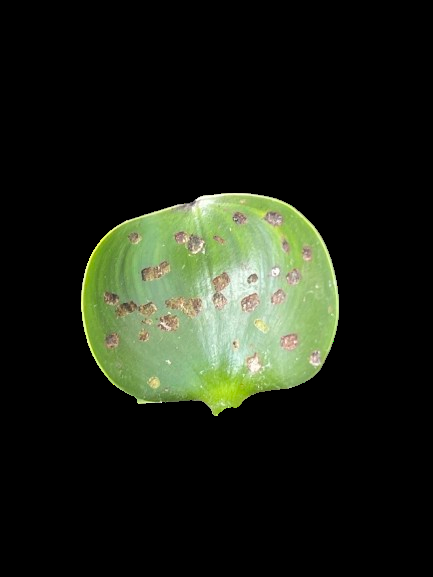
#> input picture Individual_Code/Henko Holl/Leaf_1.png, 433 x 577 px, found by its file name
$ jupyter execute --allow-errors radius.ipynb
#> lines starting #> are read from the running program, lines starting #| are printed output that depends on the picture; after the words box and inside, x2 and y2 are one past the last pixel; in counts of white or black regions, pixels touching at a corner belong together
[cell 1]
import cv2
import numpy as np

# Load the water hyacinth scar image
image_path = r"C:\Users\Henko\Downloads\Leaf-Scarring-Project-main\Leaf-Scarring-Project-main\Individual_Code\Henko Holl\Leaf_1.png"
image = cv2.imread(image_path)
#> image is the input picture: shape (577, 433, 3); mean B, G, R 22, 33.7, 28.3
cv2.imshow("Original", image)

# Copy the image for masking
result = image.copy()

# Convert image to HSV color space
image_hsv = cv2.cvtColor(image, cv2.COLOR_BGR2HSV)
#> image_hsv: shape (577, 433, 3); mean H, S, V 8, 16.7, 33.9

# Define HSV color range for brownish scars on water hyacinth
# Adjust these values based on the specific color tone of the scars
lower_brown = np.array([10, 50, 20])   # Lower bound for brown hues
upper_brown = np.array([20, 255, 200]) # Upper bound for brown hues

# Create mask based on the defined brown color range
brown_mask = cv2.inRange(image_hsv, lower_brown, upper_brown)
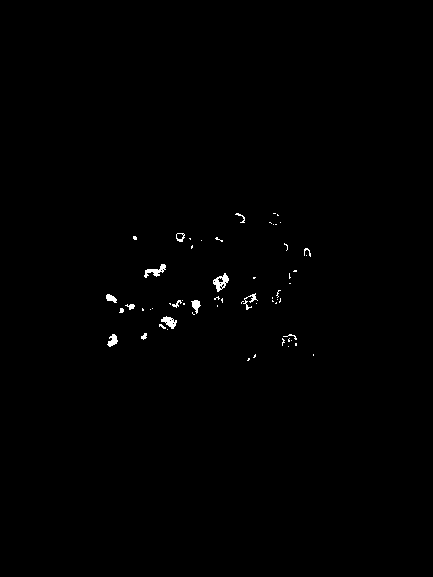
#> brown_mask: shape (577, 433); 0.45% white; 60 white regions (46 under 20 px), largest, box (x1, y1, x2, y2) and area: (213, 273, 229, 292) 146, (144, 264, 166, 278) 127, (161, 316, 177, 329) 110

# Apply mask to get only the brown regions
result = cv2.bitwise_and(result, result, mask=brown_mask)

# Detect edges within the masked area to highlight scar boundaries
edges = cv2.Canny(image=brown_mask, threshold1=0, threshold2=100)
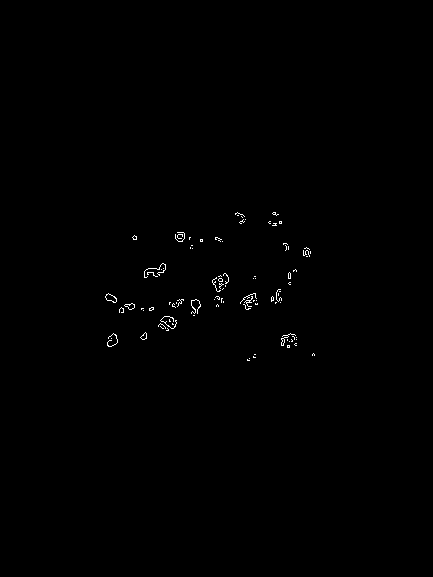
#> edges: shape (577, 433); 0.35% white in thin lines or dots, all inside (x1, y1, x2, y2) = (105, 212, 315, 361)

# Show results
cv2.imshow('Brown Mask', brown_mask)
cv2.imshow('Edges of Scars', edges)
cv2.imshow('Result with Brown Scars Highlighted', result)

cv2.waitKey(0)
cv2.destroyAllWindows()

#> (a cell that did not finish here is left out)

MK2

[cell 3]
import cv2
import numpy as np

# Load the water hyacinth image with scars and yellowish centers
image_path =  r"C:\Users\Henko\Downloads\Leaf-Scarring-Project-main\Leaf-Scarring-Project-main\Individual_Code\Henko Holl\Leaf_1.png"
image = cv2.imread(image_path)
cv2.imshow("Original", image)

# Copy the image for masking
result = image.copy()

# Convert image to HSV color space
image_hsv = cv2.cvtColor(image, cv2.COLOR_BGR2HSV)

# Define HSV color range for brownish scars
lower_brown = np.array([10, 50, 20])   # Lower bound for brown hues
upper_brown = np.array([20, 255, 200]) # Upper bound for brown hues

# Define HSV color range for yellowish center
lower_yellow = np.array([25, 70, 100])   # Lower bound for yellowish tones
upper_yellow = np.array([35, 255, 255])  # Upper bound for yellowish tones

# Create masks for both brown and yellow colors
brown_mask = cv2.inRange(image_hsv, lower_brown, upper_brown)
yellow_mask = cv2.inRange(image_hsv, lower_yellow, upper_yellow)
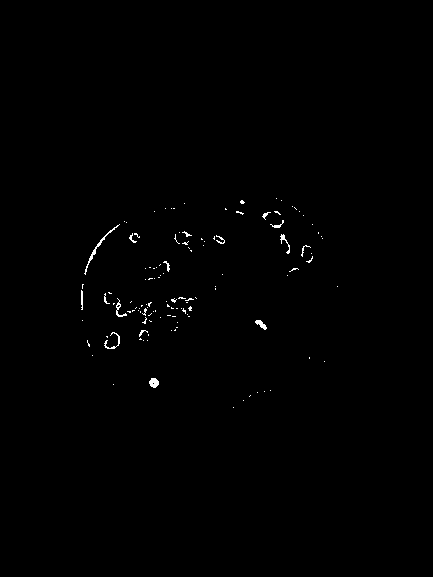
#> yellow_mask: shape (577, 433); 0.44% white in thin lines or dots, all inside (x1, y1, x2, y2) = (81, 198, 338, 408)

# Combine both masks
combined_mask = cv2.bitwise_or(brown_mask, yellow_mask)
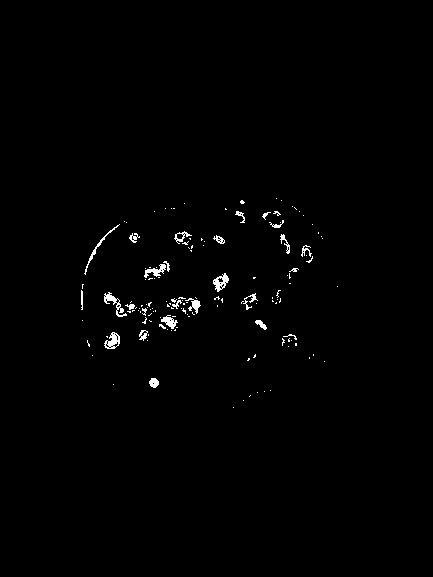
#> combined_mask: shape (577, 433); 0.89% white in thin lines or dots, all inside (x1, y1, x2, y2) = (81, 198, 338, 408)

# Apply mask to get only the brown and yellow regions
result = cv2.bitwise_and(result, result, mask=combined_mask)

# Detect edges within the masked area to highlight boundaries
edges = cv2.Canny(image=combined_mask, threshold1=0, threshold2=100)
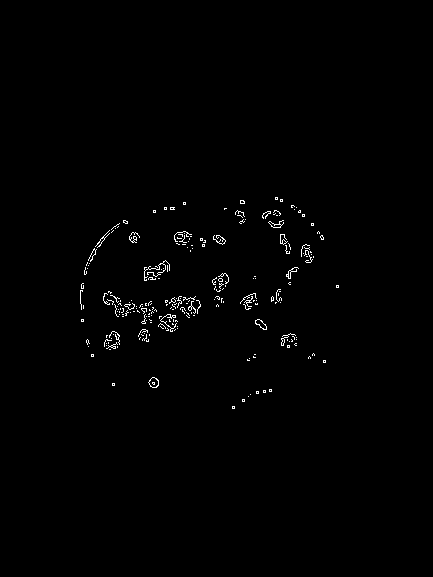
#> edges: shape (577, 433); 0.78% white in thin lines or dots, all inside (x1, y1, x2, y2) = (80, 197, 339, 409)

# Show results
cv2.imshow('Brown and Yellow Mask', combined_mask)
cv2.imshow('Edges of Scars and Centers', edges)
cv2.imshow('Result with Brown Scars and Yellow Centers Highlighted', result)

cv2.waitKey(0)
cv2.destroyAllWindows()

[cell 4]
import cv2
import numpy as np

# Load the water hyacinth image
image_path =  r"C:\Users\Henko\Downloads\Leaf-Scarring-Project-main\Leaf-Scarring-Project-main\Individual_Code\Henko Holl\Leaf_1.png"
image = cv2.imread(image_path)
cv2.imshow("Original", image)

# Copy the image for masking
result = image.copy()

# Convert image to HSV color space
image_hsv = cv2.cvtColor(image, cv2.COLOR_BGR2HSV)

# Define HSV color range for brownish scars
lower_brown = np.array([10, 70, 50])   # Slightly narrower brown range
upper_brown = np.array([18, 180, 150])

# Define HSV color range for yellowish centers (subtle yellow)
lower_yellow = np.array([22, 80, 80])   # Eased off the yellow tones
upper_yellow = np.array([30, 180, 200])

# Create masks for both brown and yellow colors
brown_mask = cv2.inRange(image_hsv, lower_brown, upper_brown)
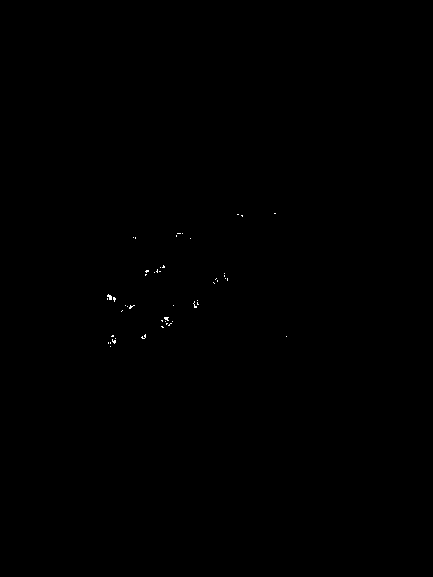
#> brown_mask: shape (577, 433); 0.07% white in thin lines or dots, all inside (x1, y1, x2, y2) = (107, 213, 287, 347)
yellow_mask = cv2.inRange(image_hsv, lower_yellow, upper_yellow)
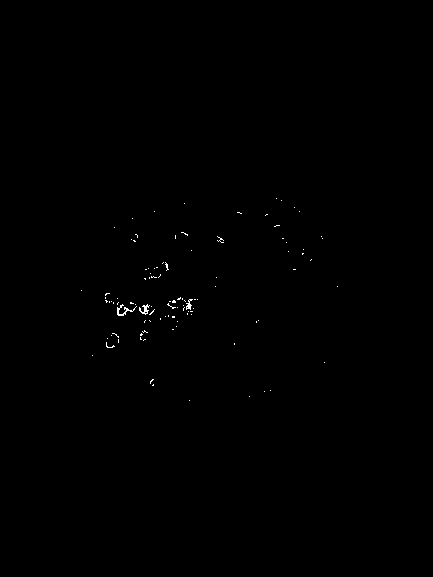
#> yellow_mask: shape (577, 433); 0.19% white in thin lines or dots, all inside (x1, y1, x2, y2) = (81, 198, 338, 401)

# Combine both masks
combined_mask = cv2.bitwise_or(brown_mask, yellow_mask)
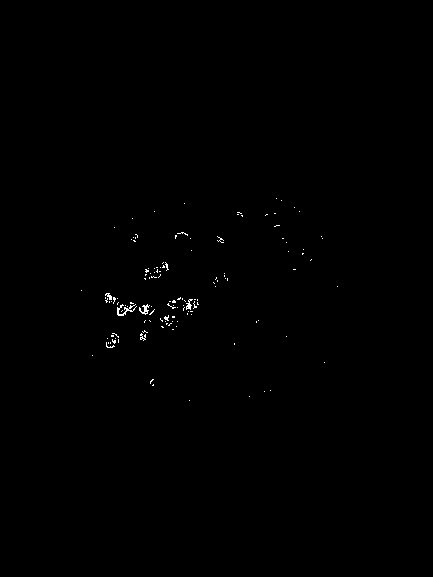
#> combined_mask: shape (577, 433); 0.26% white in thin lines or dots, all inside (x1, y1, x2, y2) = (81, 198, 338, 401)

# Apply mask to get only the brown and yellow regions
result = cv2.bitwise_and(result, result, mask=combined_mask)

# Detect edges within the masked area to highlight boundaries
edges = cv2.Canny(image=combined_mask, threshold1=50, threshold2=150)
#> edges: shape (577, 433); 0.39% white in thin lines or dots, all inside (x1, y1, x2, y2) = (80, 197, 339, 402)
#> (the rest of the program and of its run is left out)
